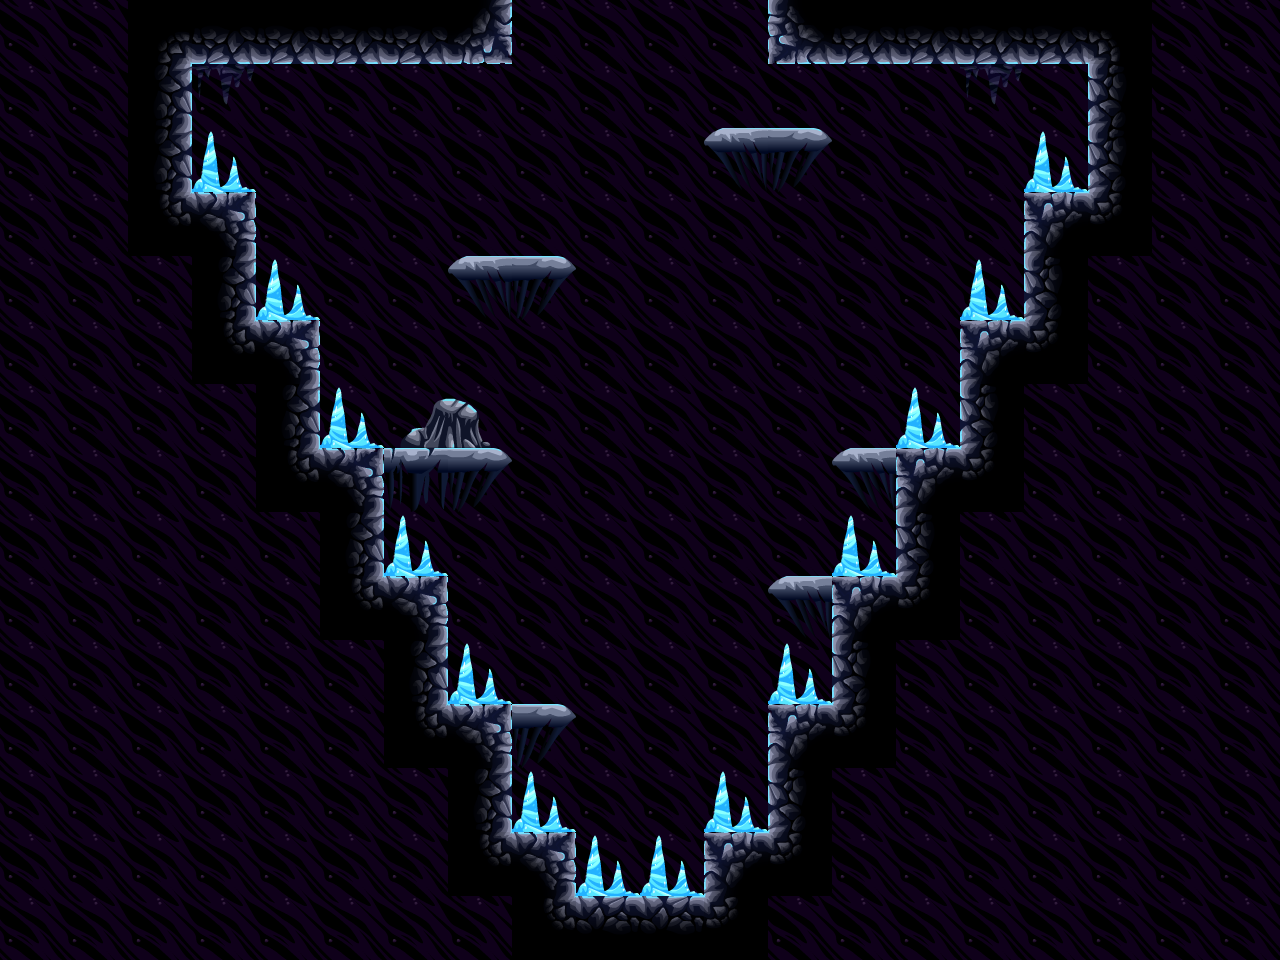

Rendered tile map (Tiled .tmx) drawn with the repository's tilesets; below, a short description and the map source with its tile grids summarised:
An orthogonal 20x15 tile map with 64x64 px tiles, 3 tile layers (Background, bg2, Level) and 5 objects (3x spawner, door, crystal).

<map version="1.0" orientation="orthogonal" width="20" height="15" tilewidth="64" tileheight="64">
 <tileset firstgid="1" name="tiles" tilewidth="64" tileheight="64">
  <image source="../../images/tilesets/cave1.png" width="512" height="1024" />
  <terraintypes>
   <terrain name="crossable" tile="13" />
   <terrain name="crossable" tile="14" />
   <terrain name="crossable" tile="15" />
   <terrain name="hurt" tile="16" />
   <terrain name="hurt" tile="19" />
  </terraintypes>
 </tileset>
 <layer name="Background" width="20" height="15">
  <properties>
   <property name="nocollide" value="true" />
   <property name="tileset" value="tiles" />
  </properties>
  <data>[300 cells, 300 non-empty, 1 distinct tile ids]</data>
 </layer>
 <layer name="bg2" width="20" height="15">
  <properties>
   <property name="nocollide" value="true" />
   <property name="tileset" value="tiles" />
  </properties>
  <data>[300 cells, 4 non-empty, 3 distinct tile ids]</data>
 </layer>
 <layer name="Level" width="20" height="15">
  <properties>
   <property name="tileset" value="tiles" />
  </properties>
  <data>[300 cells, 77 non-empty, 16 distinct tile ids]</data>
 </layer>
 <objectgroup name="doors" width="20" height="15">
  <object name="door" type="door" gid="19" x="512" y="64">
   <properties>
    <property name="direction" value="up" />
   </properties>
  </object>
 </objectgroup>
 <objectgroup name="spawners" width="20" height="15">
  <object name="spawner" type="spawner" gid="35" x="576" y="576">
   <properties>
    <property name="enemy" value="f" />
   </properties>
  </object>
  <object name="spawner" type="spawner" gid="35" x="768" y="384">
   <properties>
    <property name="enemy" value="f" />
   </properties>
  </object>
  <object name="spawner" type="spawner" gid="35" x="320" y="192">
   <properties>
    <property name="enemy" value="f" />
   </properties>
  </object>
 </objectgroup>
 <objectgroup name="crystals" width="20" height="15">
  <object name="crystal" type="crystal" gid="43" x="384" y="384" />
 </objectgroup>
</map>
